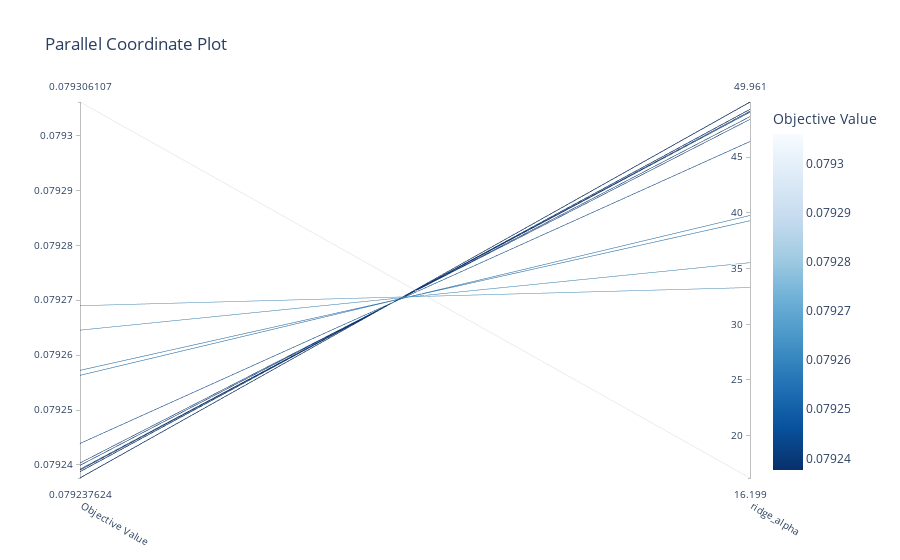

Notebook code for this chart:
### Code cell
plot_parallel_coordinate(study, params=["ridge_alpha"])

### Figure 1 — Plotly figure (JSON) as saved in the notebook; plotly's stock layout.template omitted (floating-point values rounded to 4 significant figures)
{"data": [{"dimensions": [{"label": "Objective Value", "range": [0.07924, 0.07931], "values": [0.07924, 0.07924, 0.07926, 0.07931, 0.07927, 0.07924, 0.07924, 0.07924, 0.07924, 0.07924, 0.07924, 0.07924, 0.07926, 0.07926]}, {"label": "ridge_alpha", "range": [16.2, 49.96], "values": [46.42, 49.3, 35.54, 16.2, 33.3, 49.14, 48.65, 49.95, 48.4, 49.31, 49.05, 49.96, 39.77, 39.3]}], "labelangle": 30, "labelside": "bottom", "line": {"color": [0.07924, 0.07924, 0.07926, 0.07931, 0.07927, 0.07924, 0.07924, 0.07924, 0.07924, 0.07924, 0.07924, 0.07924, 0.07926, 0.07926], "colorbar": {"title": {"text": "Objective Value"}}, "colorscale": [[0, "rgb(247,251,255)"], [0.125, "rgb(222,235,247)"], [0.25, "rgb(198,219,239)"], [0.375, "rgb(158,202,225)"], [0.5, "rgb(107,174,214)"], [0.625, "rgb(66,146,198)"], [0.75, "rgb(33,113,181)"], [0.875, "rgb(8,81,156)"], [1, "rgb(8,48,107)"]], "reversescale": true, "showscale": true}, "type": "parcoords"}], "layout": {"title": {"text": "Parallel Coordinate Plot"}}}
